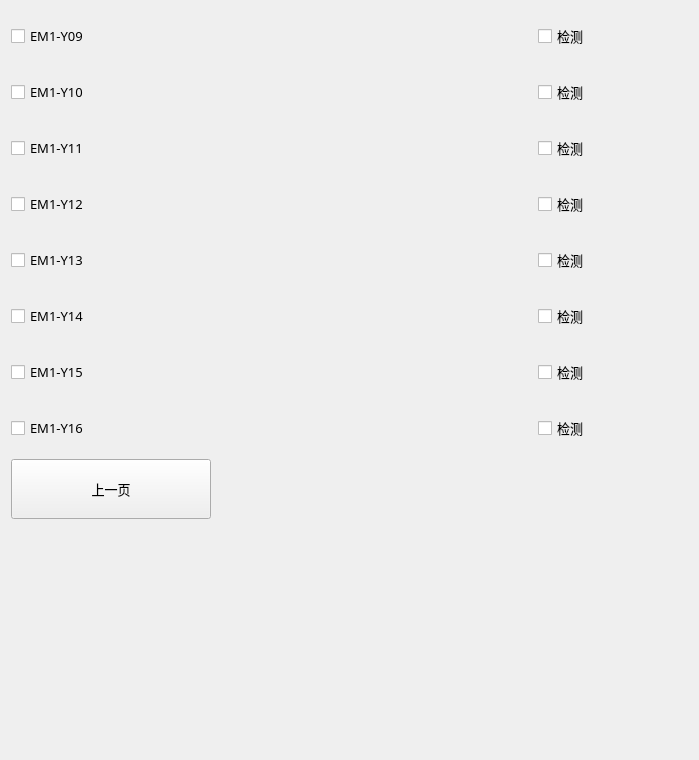
        <widget class="QWidget" name="pageTwo">
         <layout class="QGridLayout" name="gridLayout_3">
          <item row="0" column="0" colspan="2">
           <layout class="QHBoxLayout" name="horizontalLayout_15">
            <item>
             <widget class="xCheckBox" name="checkBoxJig09">
              <property name="sizePolicy">
               <sizepolicy hsizetype="Expanding" vsizetype="Minimum">
                <horstretch>0</horstretch>
                <verstretch>0</verstretch>
               </sizepolicy>
              </property>
              <property name="minimumSize">
               <size>
                <width>150</width>
                <height>50</height>
               </size>
              </property>
              <property name="maximumSize">
               <size>
                <width>16777215</width>
                <height>50</height>
               </size>
              </property>
              <property name="font">
               <font>
                <family>微软雅黑</family>
                <pointsize>10</pointsize>
                <weight>50</weight>
                <italic>false</italic>
                <bold>false</bold>
               </font>
              </property>
              <property name="focusPolicy">
               <enum>Qt::NoFocus</enum>
              </property>
              <property name="text">
               <string>EM1-Y09</string>
              </property>
              <property name="iconSize">
               <size>
                <width>32</width>
                <height>32</height>
               </size>
              </property>
             </widget>
            </item>
            <item>
             <widget class="xCheckBox" name="checkBoxcheck09">
              <property name="sizePolicy">
               <sizepolicy hsizetype="Preferred" vsizetype="Minimum">
                <horstretch>0</horstretch>
                <verstretch>0</verstretch>
               </sizepolicy>
              </property>
              <property name="minimumSize">
               <size>
                <width>150</width>
                <height>50</height>
               </size>
              </property>
              <property name="maximumSize">
               <size>
                <width>16777215</width>
                <height>50</height>
               </size>
              </property>
              <property name="font">
               <font>
                <family>微软雅黑</family>
                <pointsize>10</pointsize>
                <weight>50</weight>
                <italic>false</italic>
                <bold>false</bold>
               </font>
              </property>
              <property name="focusPolicy">
               <enum>Qt::NoFocus</enum>
              </property>
              <property name="text">
               <string>检测</string>
              </property>
              <property name="iconSize">
               <size>
                <width>32</width>
                <height>32</height>
               </size>
              </property>
             </widget>
            </item>
           </layout>
          </item>
          <item row="1" column="0" colspan="2">
           <layout class="QHBoxLayout" name="horizontalLayout_11">
            <item>
             <widget class="xCheckBox" name="checkBoxJig10">
              <property name="sizePolicy">
               <sizepolicy hsizetype="Expanding" vsizetype="Minimum">
                <horstretch>0</horstretch>
                <verstretch>0</verstretch>
               </sizepolicy>
              </property>
              <property name="minimumSize">
               <size>
                <width>150</width>
                <height>50</height>
               </size>
              </property>
              <property name="maximumSize">
               <size>
                <width>16777215</width>
                <height>50</height>
               </size>
              </property>
              <property name="font">
               <font>
                <family>微软雅黑</family>
                <pointsize>10</pointsize>
                <weight>50</weight>
                <italic>false</italic>
                <bold>false</bold>
               </font>
              </property>
              <property name="focusPolicy">
               <enum>Qt::NoFocus</enum>
              </property>
              <property name="text">
               <string>EM1-Y10</string>
              </property>
              <property name="iconSize">
               <size>
                <width>32</width>
                <height>32</height>
               </size>
              </property>
             </widget>
            </item>
            <item>
             <widget class="xCheckBox" name="checkBoxcheck10">
              <property name="sizePolicy">
               <sizepolicy hsizetype="Preferred" vsizetype="Minimum">
                <horstretch>0</horstretch>
                <verstretch>0</verstretch>
               </sizepolicy>
              </property>
              <property name="minimumSize">
               <size>
                <width>150</width>
                <height>50</height>
               </size>
              </property>
              <property name="maximumSize">
               <size>
                <width>16777215</width>
                <height>50</height>
               </size>
              </property>
              <property name="font">
               <font>
                <family>微软雅黑</family>
                <pointsize>10</pointsize>
                <weight>50</weight>
                <italic>false</italic>
                <bold>false</bold>
               </font>
              </property>
              <property name="focusPolicy">
               <enum>Qt::NoFocus</enum>
              </property>
              <property name="text">
               <string>检测</string>
              </property>
              <property name="iconSize">
               <size>
                <width>32</width>
                <height>32</height>
               </size>
              </property>
             </widget>
            </item>
           </layout>
          </item>
          <item row="2" column="0" colspan="2">
           <layout class="QHBoxLayout" name="horizontalLayout_16">
            <item>
             <widget class="xCheckBox" name="checkBoxJig11">
              <property name="sizePolicy">
               <sizepolicy hsizetype="Expanding" vsizetype="Minimum">
                <horstretch>0</horstretch>
                <verstretch>0</verstretch>
               </sizepolicy>
              </property>
              <property name="minimumSize">
               <size>
                <width>150</width>
                <height>50</height>
               </size>
              </property>
              <property name="maximumSize">
               <size>
                <width>16777215</width>
                <height>50</height>
               </size>
              </property>
              <property name="font">
               <font>
                <family>微软雅黑</family>
                <pointsize>10</pointsize>
                <weight>50</weight>
                <italic>false</italic>
                <bold>false</bold>
               </font>
              </property>
              <property name="focusPolicy">
               <enum>Qt::NoFocus</enum>
              </property>
              <property name="text">
               <string>EM1-Y11</string>
              </property>
              <property name="iconSize">
               <size>
                <width>32</width>
                <height>32</height>
               </size>
              </property>
             </widget>
            </item>
            <item>
             <widget class="xCheckBox" name="checkBoxcheck11">
              <property name="sizePolicy">
               <sizepolicy hsizetype="Preferred" vsizetype="Minimum">
                <horstretch>0</horstretch>
                <verstretch>0</verstretch>
               </sizepolicy>
              </property>
              <property name="minimumSize">
               <size>
                <width>150</width>
                <height>50</height>
               </size>
              </property>
              <property name="maximumSize">
               <size>
                <width>16777215</width>
                <height>50</height>
               </size>
              </property>
              <property name="font">
               <font>
                <family>微软雅黑</family>
                <pointsize>10</pointsize>
                <weight>50</weight>
                <italic>false</italic>
                <bold>false</bold>
               </font>
              </property>
              <property name="focusPolicy">
               <enum>Qt::NoFocus</enum>
              </property>
              <property name="text">
               <string>检测</string>
              </property>
              <property name="iconSize">
               <size>
                <width>32</width>
                <height>32</height>
               </size>
              </property>
             </widget>
            </item>
           </layout>
          </item>
          <item row="3" column="0" colspan="2">
           <layout class="QHBoxLayout" name="horizontalLayout_12">
            <item>
             <widget class="xCheckBox" name="checkBoxJig12">
              <property name="sizePolicy">
               <sizepolicy hsizetype="Expanding" vsizetype="Minimum">
                <horstretch>0</horstretch>
                <verstretch>0</verstretch>
               </sizepolicy>
              </property>
              <property name="minimumSize">
               <size>
                <width>150</width>
                <height>50</height>
               </size>
              </property>
              <property name="maximumSize">
               <size>
                <width>16777215</width>
                <height>50</height>
               </size>
              </property>
              <property name="font">
               <font>
                <family>微软雅黑</family>
                <pointsize>10</pointsize>
                <weight>50</weight>
                <italic>false</italic>
                <bold>false</bold>
               </font>
              </property>
              <property name="focusPolicy">
               <enum>Qt::NoFocus</enum>
              </property>
              <property name="text">
               <string>EM1-Y12</string>
              </property>
              <property name="iconSize">
               <size>
                <width>32</width>
                <height>32</height>
               </size>
              </property>
             </widget>
            </item>
            <item>
             <widget class="xCheckBox" name="checkBoxcheck12">
              <property name="sizePolicy">
               <sizepolicy hsizetype="Preferred" vsizetype="Minimum">
                <horstretch>0</horstretch>
                <verstretch>0</verstretch>
               </sizepolicy>
              </property>
              <property name="minimumSize">
               <size>
                <width>150</width>
                <height>50</height>
               </size>
              </property>
              <property name="maximumSize">
               <size>
                <width>16777215</width>
                <height>50</height>
               </size>
              </property>
              <property name="font">
               <font>
                <family>微软雅黑</family>
                <pointsize>10</pointsize>
                <weight>50</weight>
                <italic>false</italic>
                <bold>false</bold>
               </font>
              </property>
              <property name="focusPolicy">
               <enum>Qt::NoFocus</enum>
              </property>
              <property name="text">
               <string>检测</string>
              </property>
              <property name="iconSize">
               <size>
                <width>32</width>
                <height>32</height>
               </size>
              </property>
             </widget>
            </item>
           </layout>
          </item>
          <item row="4" column="0" colspan="2">
           <layout class="QHBoxLayout" name="horizontalLayout_13">
            <item>
             <widget class="xCheckBox" name="checkBoxJig13">
              <property name="sizePolicy">
               <sizepolicy hsizetype="Expanding" vsizetype="Minimum">
                <horstretch>0</horstretch>
                <verstretch>0</verstretch>
               </sizepolicy>
              </property>
              <property name="minimumSize">
               <size>
                <width>150</width>
                <height>50</height>
               </size>
              </property>
              <property name="maximumSize">
               <size>
                <width>16777215</width>
                <height>50</height>
               </size>
              </property>
              <property name="font">
               <font>
                <family>微软雅黑</family>
                <pointsize>10</pointsize>
                <weight>50</weight>
                <italic>false</italic>
                <bold>false</bold>
               </font>
              </property>
              <property name="focusPolicy">
               <enum>Qt::NoFocus</enum>
              </property>
              <property name="text">
               <string>EM1-Y13</string>
              </property>
              <property name="iconSize">
               <size>
                <width>32</width>
                <height>32</height>
               </size>
              </property>
             </widget>
            </item>
            <item>
             <widget class="xCheckBox" name="checkBoxcheck13">
              <property name="sizePolicy">
               <sizepolicy hsizetype="Preferred" vsizetype="Minimum">
                <horstretch>0</horstretch>
                <verstretch>0</verstretch>
               </sizepolicy>
              </property>
              <property name="minimumSize">
               <size>
                <width>150</width>
                <height>50</height>
               </size>
              </property>
              <property name="maximumSize">
               <size>
                <width>16777215</width>
                <height>50</height>
               </size>
              </property>
              <property name="font">
               <font>
                <family>微软雅黑</family>
                <pointsize>10</pointsize>
                <weight>50</weight>
                <italic>false</italic>
                <bold>false</bold>
               </font>
              </property>
              <property name="focusPolicy">
               <enum>Qt::NoFocus</enum>
              </property>
              <property name="text">
               <string>检测</string>
              </property>
              <property name="iconSize">
               <size>
                <width>32</width>
                <height>32</height>
               </size>
              </property>
             </widget>
            </item>
           </layout>
          </item>
          <item row="5" column="0" colspan="2">
           <layout class="QHBoxLayout" name="horizontalLayout_14">
            <item>
             <widget class="xCheckBox" name="checkBoxJig14">
              <property name="sizePolicy">
               <sizepolicy hsizetype="Expanding" vsizetype="Minimum">
                <horstretch>0</horstretch>
                <verstretch>0</verstretch>
               </sizepolicy>
              </property>
              <property name="minimumSize">
               <size>
                <width>150</width>
                <height>50</height>
               </size>
              </property>
              <property name="maximumSize">
               <size>
                <width>16777215</width>
                <height>50</height>
               </size>
              </property>
              <property name="font">
               <font>
                <family>微软雅黑</family>
                <pointsize>10</pointsize>
                <weight>50</weight>
                <italic>false</italic>
                <bold>false</bold>
               </font>
              </property>
              <property name="focusPolicy">
               <enum>Qt::NoFocus</enum>
              </property>
              <property name="text">
               <string>EM1-Y14</string>
              </property>
              <property name="iconSize">
               <size>
                <width>32</width>
                <height>32</height>
               </size>
              </property>
             </widget>
            </item>
            <item>
             <widget class="xCheckBox" name="checkBoxcheck14">
              <property name="sizePolicy">
               <sizepolicy hsizetype="Preferred" vsizetype="Minimum">
                <horstretch>0</horstretch>
                <verstretch>0</verstretch>
               </sizepolicy>
              </property>
              <property name="minimumSize">
               <size>
                <width>150</width>
                <height>50</height>
               </size>
              </property>
              <property name="maximumSize">
               <size>
                <width>16777215</width>
                <height>50</height>
               </size>
              </property>
              <property name="font">
               <font>
                <family>微软雅黑</family>
                <pointsize>10</pointsize>
                <weight>50</weight>
                <italic>false</italic>
                <bold>false</bold>
               </font>
              </property>
              <property name="focusPolicy">
               <enum>Qt::NoFocus</enum>
              </property>
              <property name="text">
               <string>检测</string>
              </property>
              <property name="iconSize">
               <size>
                <width>32</width>
                <height>32</height>
               </size>
              </property>
             </widget>
            </item>
           </layout>
          </item>
          <item row="6" column="0" colspan="2">
           <layout class="QHBoxLayout" name="horizontalLayout_17">
            <item>
             <widget class="xCheckBox" name="checkBoxJig15">
              <property name="sizePolicy">
               <sizepolicy hsizetype="Expanding" vsizetype="Minimum">
                <horstretch>0</horstretch>
                <verstretch>0</verstretch>
               </sizepolicy>
              </property>
              <property name="minimumSize">
               <size>
                <width>150</width>
                <height>50</height>
               </size>
              </property>
              <property name="maximumSize">
               <size>
                <width>16777215</width>
                <height>50</height>
               </size>
              </property>
              <property name="font">
               <font>
                <family>微软雅黑</family>
                <pointsize>10</pointsize>
                <weight>50</weight>
                <italic>false</italic>
                <bold>false</bold>
               </font>
              </property>
              <property name="focusPolicy">
               <enum>Qt::NoFocus</enum>
              </property>
              <property name="text">
               <string>EM1-Y15</string>
              </property>
              <property name="iconSize">
               <size>
                <width>32</width>
                <height>32</height>
               </size>
              </property>
             </widget>
            </item>
            <item>
             <widget class="xCheckBox" name="checkBoxcheck15">
              <property name="sizePolicy">
               <sizepolicy hsizetype="Preferred" vsizetype="Minimum">
                <horstretch>0</horstretch>
                <verstretch>0</verstretch>
               </sizepolicy>
              </property>
              <property name="minimumSize">
               <size>
                <width>150</width>
                <height>50</height>
               </size>
              </property>
              <property name="maximumSize">
               <size>
                <width>16777215</width>
                <height>50</height>
               </size>
              </property>
              <property name="font">
               <font>
                <family>微软雅黑</family>
                <pointsize>10</pointsize>
                <weight>50</weight>
                <italic>false</italic>
                <bold>false</bold>
               </font>
              </property>
              <property name="focusPolicy">
               <enum>Qt::NoFocus</enum>
              </property>
              <property name="text">
               <string>检测</string>
              </property>
              <property name="iconSize">
               <size>
                <width>32</width>
                <height>32</height>
               </size>
              </property>
             </widget>
            </item>
           </layout>
          </item>
          <item row="7" column="0" colspan="2">
           <layout class="QHBoxLayout" name="horizontalLayout_18">
            <item>
             <widget class="xCheckBox" name="checkBoxJig16">
              <property name="sizePolicy">
               <sizepolicy hsizetype="Expanding" vsizetype="Minimum">
                <horstretch>0</horstretch>
                <verstretch>0</verstretch>
               </sizepolicy>
              </property>
              <property name="minimumSize">
               <size>
                <width>150</width>
                <height>50</height>
               </size>
              </property>
              <property name="maximumSize">
               <size>
                <width>16777215</width>
                <height>50</height>
               </size>
              </property>
              <property name="font">
               <font>
                <family>微软雅黑</family>
                <pointsize>10</pointsize>
                <weight>50</weight>
                <italic>false</italic>
                <bold>false</bold>
               </font>
              </property>
              <property name="focusPolicy">
               <enum>Qt::NoFocus</enum>
              </property>
              <property name="text">
               <string>EM1-Y16</string>
              </property>
              <property name="iconSize">
               <size>
                <width>32</width>
                <height>32</height>
               </size>
              </property>
             </widget>
            </item>
            <item>
             <widget class="xCheckBox" name="checkBoxcheck16">
              <property name="sizePolicy">
               <sizepolicy hsizetype="Preferred" vsizetype="Minimum">
                <horstretch>0</horstretch>
                <verstretch>0</verstretch>
               </sizepolicy>
              </property>
              <property name="minimumSize">
               <size>
                <width>150</width>
                <height>50</height>
               </size>
              </property>
              <property name="maximumSize">
               <size>
                <width>16777215</width>
                <height>50</height>
               </size>
              </property>
              <property name="font">
               <font>
                <family>微软雅黑</family>
                <pointsize>10</pointsize>
                <weight>50</weight>
                <italic>false</italic>
                <bold>false</bold>
               </font>
              </property>
              <property name="focusPolicy">
               <enum>Qt::NoFocus</enum>
              </property>
              <property name="text">
               <string>检测</string>
              </property>
              <property name="iconSize">
               <size>
                <width>32</width>
                <height>32</height>
               </size>
              </property>
             </widget>
            </item>
           </layout>
          </item>
          <item row="8" column="0">
           <widget class="xPushButton" name="BtnPrev">
            <property name="minimumSize">
             <size>
              <width>200</width>
              <height>60</height>
             </size>
            </property>
            <property name="maximumSize">
             <size>
              <width>200</width>
              <height>60</height>
             </size>
            </property>
            <property name="font">
             <font>
              <family>微软雅黑</family>
              <pointsize>10</pointsize>
              <weight>50</weight>
              <italic>false</italic>
              <bold>false</bold>
             </font>
            </property>
            <property name="focusPolicy">
             <enum>Qt::NoFocus</enum>
            </property>
            <property name="layoutDirection">
             <enum>Qt::RightToLeft</enum>
            </property>
            <property name="text">
             <string extracomment="扩展输出开关">上一页</string>
            </property>
           </widget>
          </item>
          <item row="8" column="1">
           <spacer name="horizontalSpacer_2">
            <property name="orientation">
             <enum>Qt::Horizontal</enum>
            </property>
            <property name="sizeHint" stdset="0">
             <size>
              <width>471</width>
              <height>20</height>
             </size>
            </property>
           </spacer>
          </item>
          <item row="9" column="0" colspan="2">
           <spacer name="verticalSpacer_2">
            <property name="orientation">
             <enum>Qt::Vertical</enum>
            </property>
            <property name="sizeHint" stdset="0">
             <size>
              <width>508</width>
              <height>230</height>
             </size>
            </property>
           </spacer>
          </item>
         </layout>
        </widget>
